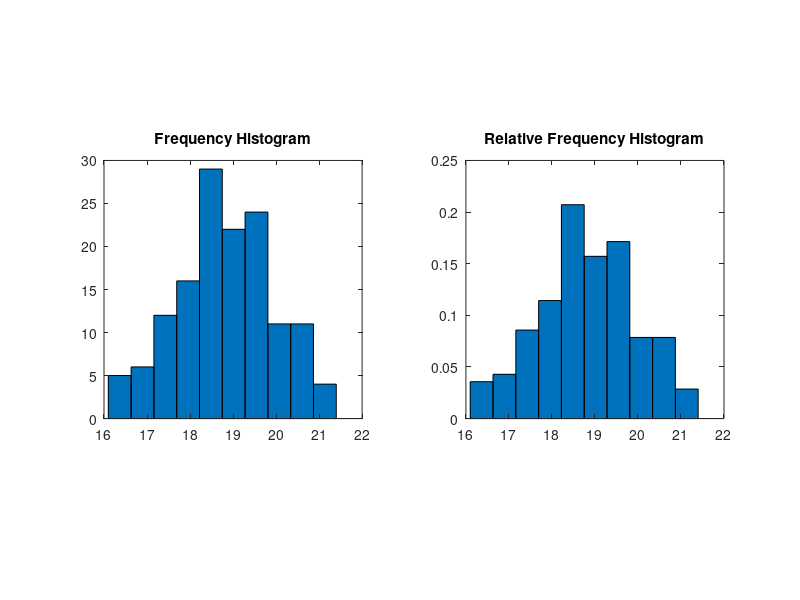

Source code (MATLAB):
% Example 5.1
% Computational Statistics Handbook with MATLAB, 2nd Edition
% Wendy L. and Angel R. Martinez

load forearm
subplot(1,2,1)
% The hist function optionally returns the 
% bin centers and frequencies.
[n,x]=hist(forearm);
% Plot and use the argument of width=1
% to produce bars that touch.
bar(x,n,1);
axis square
title('Frequency Histogram')
% Now create a relative frequency histogram.
% Divide each box by the total number of points.
subplot(1,2,2)
bar(x,n/140,1)
title('Relative Frequency Histogram')
axis square
